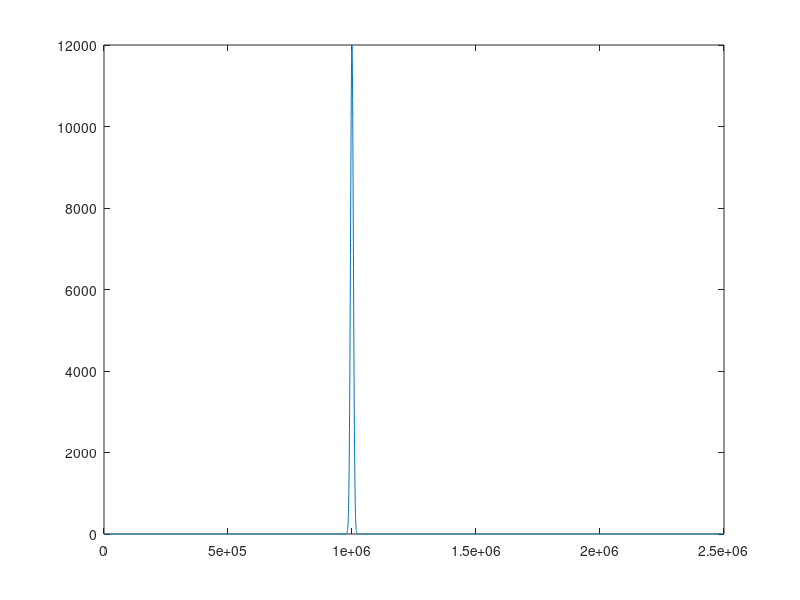

Reproduce this figure in MATLAB. (Note: this script raises an error after producing the figure.)
%%%%%%%%%%%%%%%%%%%%%%%%%%%%%%%%%%%%%%%%%%%%%%%%%%%%%%%%%%%%%%%%%%%%%%%%%%
% GaussBumpWithVorticity
%%%%%%%%%%%%%%%%%%%%%%%%%%%%%%%%%%%%%
% Makes Figure 6 for NL Ekman manuscript
% Calculates vorticity terms for a front undergoing a Gaussian meander
%%%%%%%%%%%%%%%%%%%%%%%%%%%%%%%%%%%%%%%%%%%%%%%%%%%%%%%%%%%%%%%%%%%%%%%%%%

%Define parameters
deltax = 250;
x=0:deltax:2500e3;
f = 1e-4;
% ubar = .25;
% xc = floor(length(x)/2); % Find center point
% xc = x(xc);
xc = 499750+5e5; 
amp = 12e3; %Amplitude of bump
% amp = 6e3;

width = amp/1.5; % Width of bump
y = amp*exp( - ((x-xc)/width).^2); % Define path


% % Alternate is Cauchy distribution
% gamma = width;
% y =  (1./(pi*gamma* ( 1+ ( (x-xc)./gamma).^2)));
% y= y./max(y);
% y = amp.*y;

plot(x, y); % Basic frontal structure plot

% Ramp function for wind stress
xc = 420e3;
rampwidth = 120e3;
facTau = 1/2.*(1+tanh( (x-xc)./rampwidth));
% facTau = 1;
tau = .1.*facTau.*ones(size(x))/1035;
tau = tau-tau(1);

epsilon = .5; % Define epsilon
ubarc = .5; % Max balanced vel
L = ubarc./(f*epsilon); % Infer L scale
deltay = 500; 

offsets = -amp/2:deltay:2*amp; % Positions to calculate solution at
%Gaussian Vel profile
ubart = ubarc.*exp(-(offsets./L).^2/2);

%  % Linear ubart profile
% hw = 13;
% % ubart = NaN(size(offsets));
% dudnt = ubart;
% ubart(1:hw) = ubarc.*(1+(offsets(1:hw)./offsets(1)).*(ubart(1)-ubarc)./ubarc);
% ubart(hw:end) = ubarc.*(1+((offsets(hw:end)-offsets(hw))./offsets(end)).*(ubart(end)-ubarc)./ubarc);
% dudnt(1:hw) = (1./offsets(1)).*(ubart(1)-ubarc);
% dudnt(hw:end) = (1./offsets(end)).*(ubart(end)-ubarc);
% dudnt(hw) = 0;

% Pre -Allocate
u = NaN(length(offsets), length(x));
v = u; l = u; zeta = u; k = u; taus = u; taun = u; positions=u;ux=u; vx=u; 
svec = u; ubarall = u; omega = zeta;

% Solve along each offset curve
for i=1:length(offsets)
    disp([num2str(i),'/', num2str(length(offsets))]);
    off=offsets(i);
    pos = makeOffsetCurve(y, off, x);
    if isfinite(pos); 
        ubar = ubart(i);
        dudn = -ubar.*offsets(i)./(L.^2); % GAUSSIAN PROFILE
    %     dudn = -dudnt(i); % LINEAR PROFILE
     
        % Solution of ODE takes place here:
        %%%%%%%%%%%%%%%%%%%%%%%%%%%%%%%%%%%%%%%%%
        out = SolveFrontEkman(x, pos, ubar, -dudn, tau, f);
        
        % Save output variables
        u(i,:) = out.u;
        ux(i,:) = out.ux;
        v(i,:) = out.v;
        vx(i,:) = out.vy;
        l(i,:) = out.l;
        zeta(i,:) = out.zeta;
        omega(i,:) = out.omega;
        k(i,:) = out.omega./ubar;
        taus(i,:) = out.taus;
        taun(i,:) = out.taun;
        positions(i,:) = pos;
        svec(i,:) = out.tangent;
        ubarall(i,:) = ubar.*ones(size(x));
    end
end

%% INTERPOLATE TO GRID
xi = repmat(x, [1, length(offsets)]).';
noff = length(offsets); nx = length(x);
% lvec = reshape(l, noff*nx,1);
yi = reshape(positions.', noff*nx,1);
uvec = reshape(ux.', noff*nx, 1);
vvec = reshape(vx.', noff*nx, 1);
uevec = reshape(u.', noff.*nx, 1);
vevec = reshape(v.', noff*nx,1);
svecvec = reshape(svec.', noff*nx, 1);
kvec = reshape(k.', noff*nx,1);
ubarvec = reshape(ubarall.', noff*nx, 1);
zetavec = reshape(zeta.', noff*nx, 1);
omegavec = reshape(omega.', noff*nx, 1);

[X, Y] = meshgrid(linspace(x(1), x(end), 4000), offsets);
% [X, Y] = meshgrid(x, offsets);

deltax = X(1,2) - X(1,1);
deltay = Y(2,1) - Y(1,1); %

masky = isfinite(yi);
U = griddata(xi(masky), yi(masky), uvec(masky), X, Y);
V = griddata(xi(masky), yi(masky), vvec(masky), X, Y);
SVECX = griddata(xi(masky),yi(masky), svecvec(masky), X, Y);
K = griddata(xi(masky), yi(masky), kvec(masky), X, Y);
UBAR = griddata(xi(masky), yi(masky), ubarvec(masky), X, Y);
ZETABAR = griddata(xi(masky), yi(masky), zetavec(masky), X, Y);
OMEGABAR = griddata(xi(masky), yi(masky), omegavec(masky), X, Y);
Ue = griddata(xi(masky), yi(masky), uevec(masky), X, Y);
Ve = griddata(xi(masky), yi(masky), vevec(masky), X, Y);

mask = ones(size(Y)); 
ytemp = interp1(x, y, X(1,:));

% Create a mask for positions with offsets too large for the curvature
for i=1:length(ytemp);
    mask(Y(:,i)> ytemp(i)+amp, i) = NaN;
    mask(Y(:,i)< ytemp(i)+offsets(1), i) = NaN;
end
[Ux, Uy] = gradient(U, deltax, deltay);
[Vx, Vy] = gradient(V, deltax, deltay);

Ux = Ux.*mask; Uy = Uy.*mask; Vx=Vx.*mask; Vy=Vy.*mask;
WE = Ux + Vy; ZETABAR  = ZETABAR.*mask;

VortCart = Vx-Uy;


dvds = real(SVECX).*Vx + imag(SVECX).*Vy;
dudn = -imag(SVECX).*Ux + real(SVECX).*Uy;
uk = (real(SVECX).*U + imag(SVECX).*V).*K;
VortNat = dvds - dudn + uk;

%% CALCULATE TERMS IN BUDGET
% Basic approach is to calculate terms in cartesian coordinates and later
% interpolate along a path.

%Along front advection of Ekman vorticity
[ZetaX, ZetaY] = gradient(VortCart, deltax, deltay);
ADV = UBAR.*( real(SVECX).*ZetaX + imag(SVECX).*ZetaY);

STRETCH = -(f+ZETABAR).*WE; % This is correct sign (as we are considering the vertical integral from 0 to -z).

[ZBarX, ZBarY] = gradient(ZETABAR, deltax, deltay);
GRAD = -Ue.*( real(SVECX).*ZBarX + imag(SVECX).*ZBarY) - Ve.*(-imag(SVECX).*ZBarX + real(SVECX).*ZBarY);
GRADS = -Ue.*( real(SVECX).*ZBarX + imag(SVECX).*ZBarY);
GRADN = - Ve.*(-imag(SVECX).*ZBarX + real(SVECX).*ZBarY);

%Checking just the curvature vort component.
[ZBarOX, ZBarOY] = gradient(OMEGABAR, deltax, deltay);
GRADNK = - Ve.*(-imag(SVECX).*ZBarOX + real(SVECX).*ZBarOY);

%% Make Figure 6
%%%%%%%%%%%%%%%%%%%%%%%%%%%%%%%%%%%%%%%%%%%%%%%%%%%%%%%%%%%%%%%%%%%%%%%%%%%

% Plot Parameters
xnorm = 2*pi*ubarc./(f);
lxpos = .125;
fs = 12;
% xl = [4.24e5 8e5]+5e5;
xl = [4.25e5 8e5]+5e5; % Plot x limits

index = find(x>xl(1), 1)-1;
indexe = find(x>xl(2), 1);
xl = [0 6]; % Convert to normalized units
% xl = [0 30];
xn = x./xnorm;
xn = xn - xn(index); % start at 0 to make plots nice
gap = [.02 .05]; margh = .1; margw=.1;

% Pick path to plot
ind = 13; %11 works well too, 13 is center of jet, so probably simplest to do this.

% Interpolate to along meander
ADVI = interp2(X, Y, ADV, x, positions(ind,:));
STRETCHI = interp2(X, Y, STRETCH, x, positions(ind,:));
GRADI = interp2(X,Y, GRAD, x, positions(ind,:));

% Make Plots
figure
subtightplot(3,1,1,gap, margh, margw)
    rp = 6; % Only plot some of the vectors
    plot(xn, positions(ind,:)./xnorm, 'LineWidth', 2);
    hold on
        set(gca, 'ColorOrderIndex', 1);
        q = quiver(xn(1:rp:end), positions(ind,1:rp:end)./xnorm, ux(ind,1:rp:end), vx(ind,1:rp:end));
        set(q, 'ShowArrowHead', 'off');
    hold off
    axis equal % necessary for stick vectors
    set(gca, 'xlim', xl);
    grid on
    % title(num2str(Y(ind,1)));
    % axis equal
    set(gca, 'ylim', [-2 .5]);
    set(gca, 'XTickLabel', []);
    ylabel('$\hat{y}$', 'Interpreter', 'Latex');
    t = text(lxpos, 0.25, 'Ekman Transport');
    set(t, 'BackgroundColor', 'w', 'EdgeColor', 'k', 'Interpreter', 'Latex');
    
    set(gca, 'FontSize', fs);

% vortnorm = taumag./(f.*L).*ubarc;
vortnorm = ubarc.*f.*20/L;
subtightplot(3,1,2,gap, margh, margw)
    plot(xn, ADVI./vortnorm, 'LineWidth', 2);
    hold on
    plot(xn, STRETCHI./vortnorm, 'LineWidth', 2);
    plot(xn, GRADI./vortnorm, 'LineWidth', 2);
    hold off
    set(gca, 'xlim', xl);
    set(gca, 'YTick', -1.5:0.5:1.5);
    grid on
    % set(gca,'ylim', [-10 20]);
    set(gca, 'ylim', [-1 1.5]);
    legend('ADV', 'STRETCH', 'GRAD', 'Location', 'NorthEast');
    set(gca, 'XTickLabel', []);
    t = text(lxpos, 1.25, 'Vorticity Budget');
    set(t, 'BackgroundColor', 'w', 'EdgeColor', 'k', 'Interpreter', 'Latex');
    set(gca, 'FontSize', fs);

vortnorm = vortnorm.*L;
subtightplot(3,1,3,gap, margh, margw)
plot(xn(index:indexe), cumtrapz(x(index:indexe), ADVI(index:indexe))./vortnorm, 'LineWidth', 2);
hold on
    plot(xn(index:indexe), cumtrapz(x(index:indexe), STRETCHI(index:indexe))./vortnorm, 'LineWidth', 2);
    plot(xn(index:indexe), cumtrapz(x(index:indexe), GRADI(index:indexe)./vortnorm), 'LineWidth', 2);

    % This can be used as confirmation that budget closes.
    % plot(xn(index:indexe), cumtrapz(x(index:indexe), ADVI(index:indexe) - ...
    %     STRETCHI(index:indexe)-GRADI(index:indexe))./vortnorm, 'LineWidth', 2, 'LineStyle', '--');
hold off
set(gca, 'xlim', xl);
set(gca, 'ylim', [-1.5 1.5]);
set(gca, 'YTick', -1.5:0.5:1.5);

grid on
xlabel('$\hat{x}$', 'Interpreter', 'Latex');
t = text(lxpos, 1.23, 'Integrated Budget');
set(t, 'BackgroundColor', 'w', 'EdgeColor', 'k', 'Interpreter', 'Latex');
set(gca, 'FontSize', fs);
set(gcf,'Color', 'w', 'Position', [650   253   521   706])

% TO EXPORT, FIX LEGEND POSITION THEN
% export_fig('VorticityBudgetNew.eps', '-eps', '-painters', '-q101', '-p01')

%%
% %% Plot Ekman Vorticity Along the path choosen for the final line plot
% VI = interp2(X, Y, VortCart, x, positions(ind,:));
% figure 
% plot(x./xfact, VI);
%% CONFIRM VORTICITY
% % Show that the calculation of vorticity in nat coordinates is equivalent
% % with cartesian.
% cl = [-1 5].*1e-4;
% figure
% subplot(2,1,1)
% pcolor(X,Y, VortCart); shading interp; colorbar;
% set(gca, 'clim', cl);
% %     set(gca, 'xlim', [4.4e5 5.6e5]);
% hold on
%     plot(x, positions(ind,:))
% hold off
% subplot(2,1,2)
% pcolor(X,Y, VortNat); shading interp; colorbar;
% set(gca, 'clim', cl);
% %     set(gca, 'xlim', [4.4e5 5.6e5]);
% hold on
%     plot(x, positions(ind,:))
% hold off

%% CONTOURS
% % Contour Plots of the terms in the vort budget
% % Useful for testing closure of budget
% 
% cl = [-1 1].*5e-8;
% 
% mask = ones(size(Y)); 
% for i=1:length(x)
% %     mask(Y(:,i)> y(i)+offsets(end)/4, i) = NaN;
% %     mask(Y(:,i)< y(i)+offsets(1)/1, i) = NaN;
% end
% conts = linspace(cl(1), cl(end), 10);
% figure
% for i=1:5
%     switch i
%         case 1
%             VAR = VortCart.*1e-4;
%         case 2
%             VAR = ADV;
%         case 3
%             VAR = STRETCH;
%         case 4
%             VAR = GRAD;
%         case 5
%             VAR = ADV-STRETCH-GRAD;
%     end
%    subplot(5,1,i) 
%     [c, h] = contourf(X, Y, VAR.*mask, conts); shading interp
%     set(h, 'edgecolor','none')
%     colorbar;
%     set(gca, 'clim', cl);
% 
% %     set(gca, 'xlim', [4.8e5 7.8e5]);
% %     set(gca, 'ylim', [offsets(1) offsets(end)]);
%         hold on
%     ind = 11;
%     plot(x, positions(ind,:), 'k'); 
% %     quiver(x, positions(ind,:), ux(ind,:), vx(ind,:), .25);
%     hold off
% %     axis equal
% end



